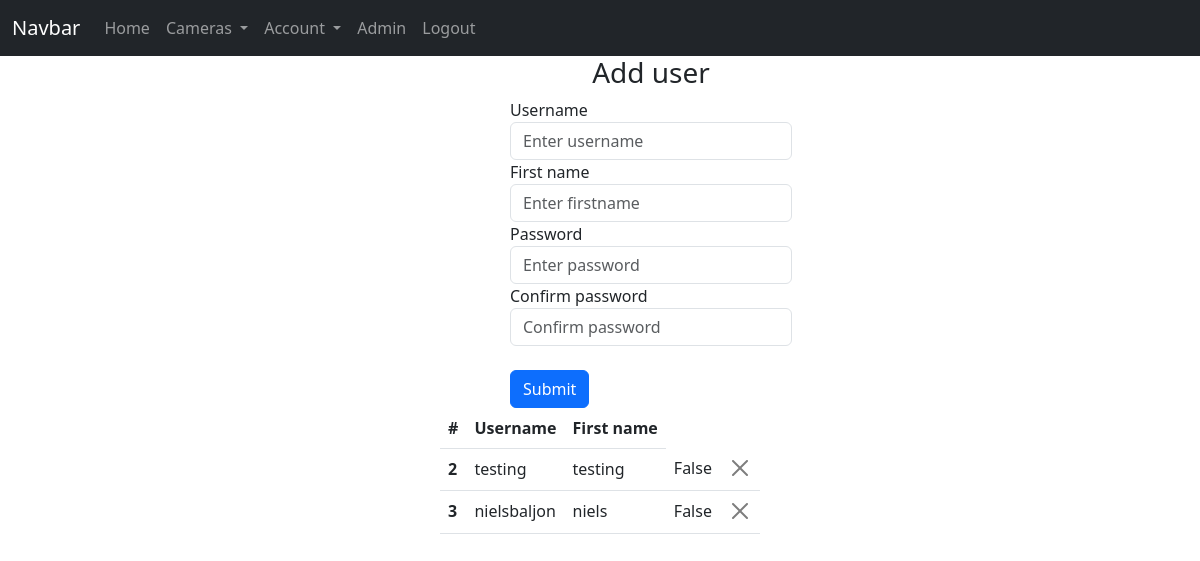
Before: /admin-page (signed in) with the older database file.
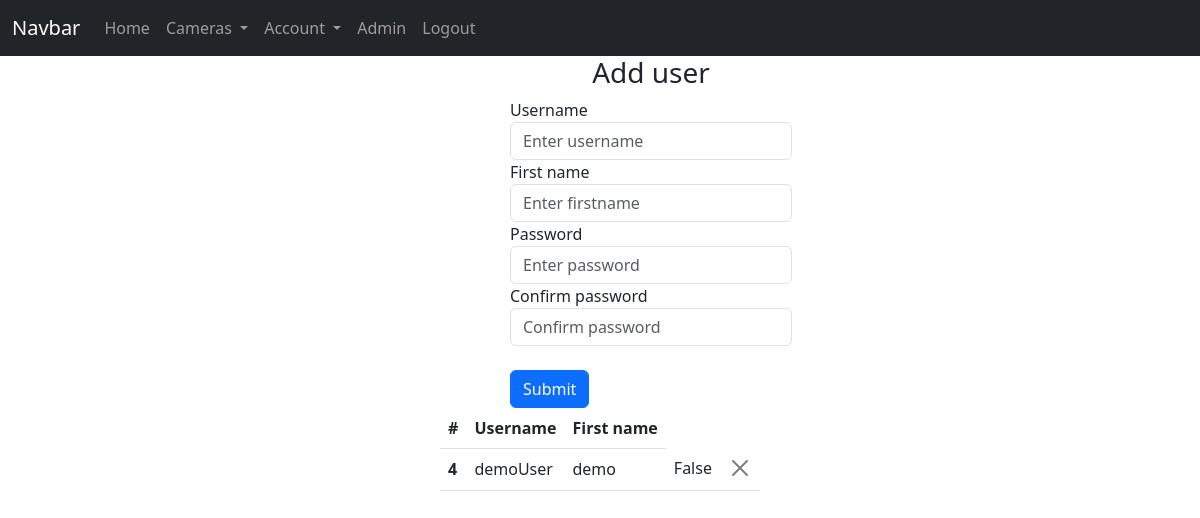
After: the same page with the newer database file.
### website/models.py (models this page shows)
class User(db.Model, UserMixin):
    id = db.Column(db.Integer, primary_key=True) # unique id to make sure the users are unique
    username = db.Column(db.String(150), unique=True) # username, must be unique
    password = db.Column(db.String(150)) # password
    first_name = db.Column(db.String(150)) # first name
    is_admin = db.Column(db.Boolean, default=False, nullable= False) # check if the user is an admin user, by default only the admin account will be admin
    user_cameras = db.relationship('IpCamera') # the ids of the cameras that are linked to the user

### website/admin.py (the view, shortened to what this page needs)
@admin.route('/admin-page', methods=['GET', 'POST'])
@login_required
def admin_page():
    if not current_user.is_admin:
        return redirect(url_for('views.home'))
    users = User.query.all()
    return render_template("admin_page.html", user=current_user, users=users)

### website/__init__.py (called while the page is built)
def create_app():
    app = Flask(__name__)
    app.config['SECRET_KEY'] = 'asdfghjkl'
    app.config['SQLALCHEMY_DATABASE_URI'] = f'sqlite:///{DB_NAME}'
    app.config["SQLALCHEMY_TRACK_MODIFICATIONS"] = False
    db.init_app(app)
    from .views import views
    from .auth import auth
    from .camera import camera
    from .admin import admin
    app.register_blueprint(views, url_prefix='/')
    app.register_blueprint(auth, url_prefix='/')
    app.register_blueprint(camera, url_prefix='/')
    app.register_blueprint(admin, url_prefix='/')
    from .models import User, IpCamera
    create_database(app)
    login_manager = LoginManager()
    login_manager.login_view = 'auth.login'
    login_manager.init_app(app)
    @login_manager.user_loader
    def load_user(id):
        return User.query.get(int(id))
    return app

### website/templates/admin_page.html (shortened to what this page needs)
{% extends "base.html" %} {% block title %}Admin page{% endblock %} {% block
style %}
<link rel="stylesheet" href="{{ url_for('static', filename='base.css') }}" />
<link
  rel="stylesheet"
  href="{{ url_for('static', filename='admin_page.css') }}"
/>
{% endblock %} {% block content %}
<div class="row justify-content-md-center">
  <div class="col-md-1">
  </div>
  <div class="col-md-3">
    <form method="POST">
      <h3 align="center">Add user</h3>
      <div class="form-group">
        <label for="username">Username</label>
        <input
          type="text"
          class="form-control"
          id="username"
          name="username"
          placeholder="Enter username"
        />
      </div>
      <div class="form-group">
        <label for="firstName">First name</label>
        <input
          type="text"
          class="form-control"
          id="firstName"
          name="firstName"
          placeholder="Enter firstname"
        />
      </div>
      <div class="form-group">
        <label for="password1">Password</label>
        <input
          type="password"
          class="form-control"
          id="password1"
          name="password1"
          placeholder="Enter password"
        />
      </div>
      <div class="form-group">
        <label for="password2">Confirm password</label>
        <input
          type="password"
          class="form-control"
          id="password2"
          name="password2"
          placeholder="Confirm password"
        />
      </div>
      <br />
      <button type="submit" class="btn btn-primary">Submit</button>
    </form>
  </div>
  </div>
<table class="table" id="Users">
  <thead>
    <tr>
      <th scope="col">#</th>
      <th scope="col">Username</th>
      <th scope="col">First name</th>
    </tr>
  </thead>
  <tbody>
    {% for user in users %} {% if user.username != "admin" %}
    <tr>
      <th scope="row">{{ user.id }}</th>
      <td>{{ user.username }}</td>
      <td>{{ user.first_name }}</td>
      <td>{{ user.is_admin }}</td>
      <td>
        <button
          type="button"
          class="btn-close"
          onclick="deleteUser({{ user.id }})"
        ></button>
      </td>
    </tr>
    {% endif %} {% endfor %}
  </tbody>
</table>
{% endblock %}

### website/templates/base.html (shortened to what this page needs)
<!DOCTYPE html>
<html lang="en">
  <head>
    <link
      href="https://cdn.jsdelivr.net/npm/bootstrap@5.3.0-alpha1/dist/css/bootstrap.min.css"
      rel="stylesheet"
    />
    <link
      rel="stylesheet"
      href="{{ url_for('static', filename='base.css') }}"
    />
    {% block style %} {% endblock %}
  </head>
  <body>
    <nav class="navbar navbar-expand-lg navbar-dark bg-dark">
      <div class="container-fluid">
        <a class="navbar-brand" href="#">Navbar</a>
        <div class="collapse navbar-collapse" id="navbar">
          <div class="navbar-nav">
            {% if user.is_authenticated %}
            <a class="nav-link" aria-current="page" href="/">Home</a>
            <li class="nav-item dropdown">
              <a
                class="nav-link dropdown-toggle"
                href="#"
                role="button"
                data-bs-toggle="dropdown"
                aria-expanded="false"
              >
                Cameras
              </a>
            </li>
            <li class="nav-item dropdown">
              <a
                class="nav-link dropdown-toggle"
                href="#"
                role="button"
                data-bs-toggle="dropdown"
                aria-expanded="false"
              >
                Account
              </a>
            </li>
            {% if user.is_admin == true %}
            <a class="nav-link" href="/admin-page">Admin</a>
            {% endif %}
            <a class="nav-link" href="/logout">Logout</a>
            {% else %}
            <a class="nav-link" href="/login">Login</a>
            {% endif %}
          </div>
        </div>
      </div>
    </nav>
    {% block content %} {% endblock %}
  </body>
</html>

### website/static/base.css (style rules this page uses)
body { margin: 0; padding: 0; }

### website/static/admin_page.css (style rules this page uses)
.table { width: fit-content; margin-left: auto; margin-right: auto; }

Changed rows visible on the page:
removed User: id "2", username "testing", first_name "testing", is_admin "False"
removed User: id "3", username "nielsbaljon", first_name "niels", is_admin "False"
added User: id "4", username "demoUser", first_name "demo", is_admin "False"
